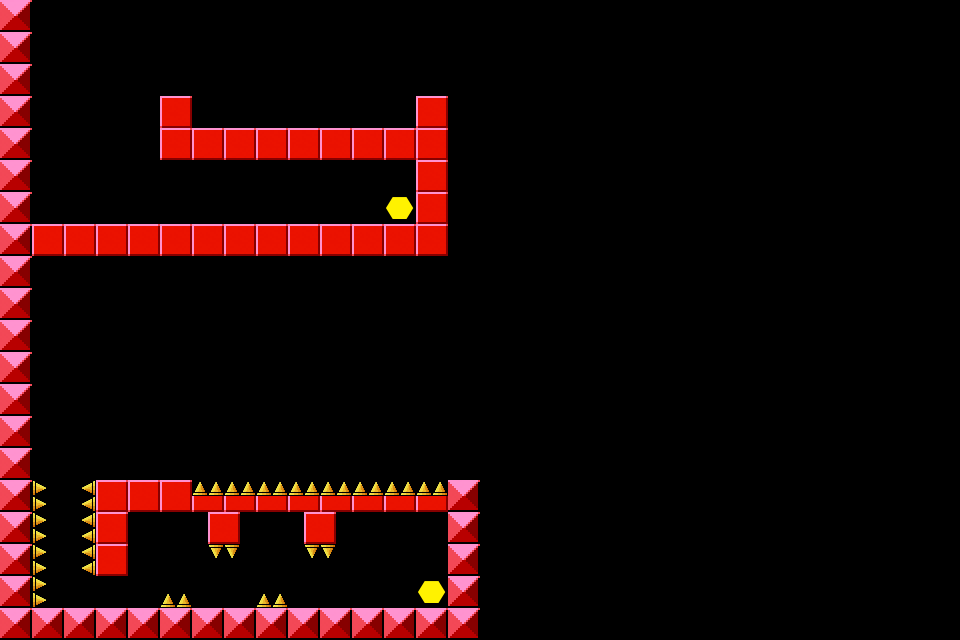

This is a level from a 2D game, rendered from its Tiled map with the project's own tilesets. A one-line summary and the map file follow, with tile-layer data summarised:
An orthogonal 60x40 tile map with 16x16 px tiles, 4 tile layers (Ground Layer, Spikes Layer, Jumpers Layer, Coin Layer) and 4 objects (one, two, three, four).

<map version="1.0" orientation="orthogonal" renderorder="right-up" width="60" height="40" tilewidth="16" tileheight="16" nextobjectid="11">
 <tileset firstgid="1" name="summer_spritesheet" tilewidth="16" tileheight="16" tilecount="100" columns="10">
  <image source="../../static/assets/summer_spritesheet.png" width="160" height="160" />
 </tileset>
 <layer name="Ground Layer" width="60" height="40">
  <data>[2400 cells, 276 non-empty, 8 distinct tile ids]</data>
 </layer>
 <layer name="Spikes Layer" width="60" height="40">
  <data>[2400 cells, 62 non-empty, 12 distinct tile ids]</data>
 </layer>
 <layer name="Jumpers Layer" width="60" height="40">
  <data>[2400 cells, 24 non-empty, 4 distinct tile ids]</data>
 </layer>
 <layer name="Coin Layer" width="60" height="40">
  <data>[2400 cells, 8 non-empty, 4 distinct tile ids]</data>
 </layer>
 <objectgroup name="Enemies" offsetx="-1" offsety="0">
  <object id="7" name="one" gid="82" x="222.901" y="126.392" width="16" height="16" />
  <object id="8" name="two" gid="82" x="273.837" y="125.015" width="16" height="16" />
  <object id="9" name="three" gid="82" x="335.786" y="125.015" width="16" height="16" />
  <object id="10" name="four" gid="82" x="383.969" y="122.262" width="16" height="16" />
 </objectgroup>
</map>
